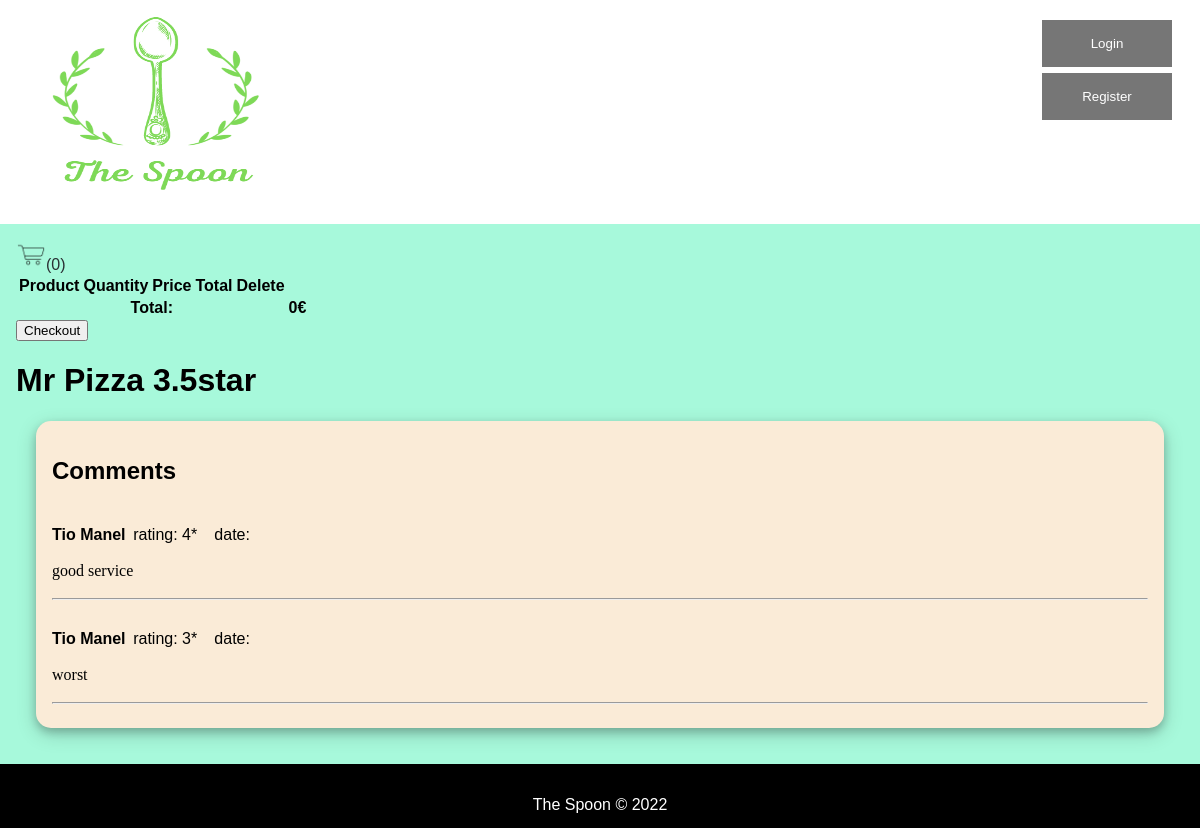
The app's page /pages/restaurant.php?id=21, older data.
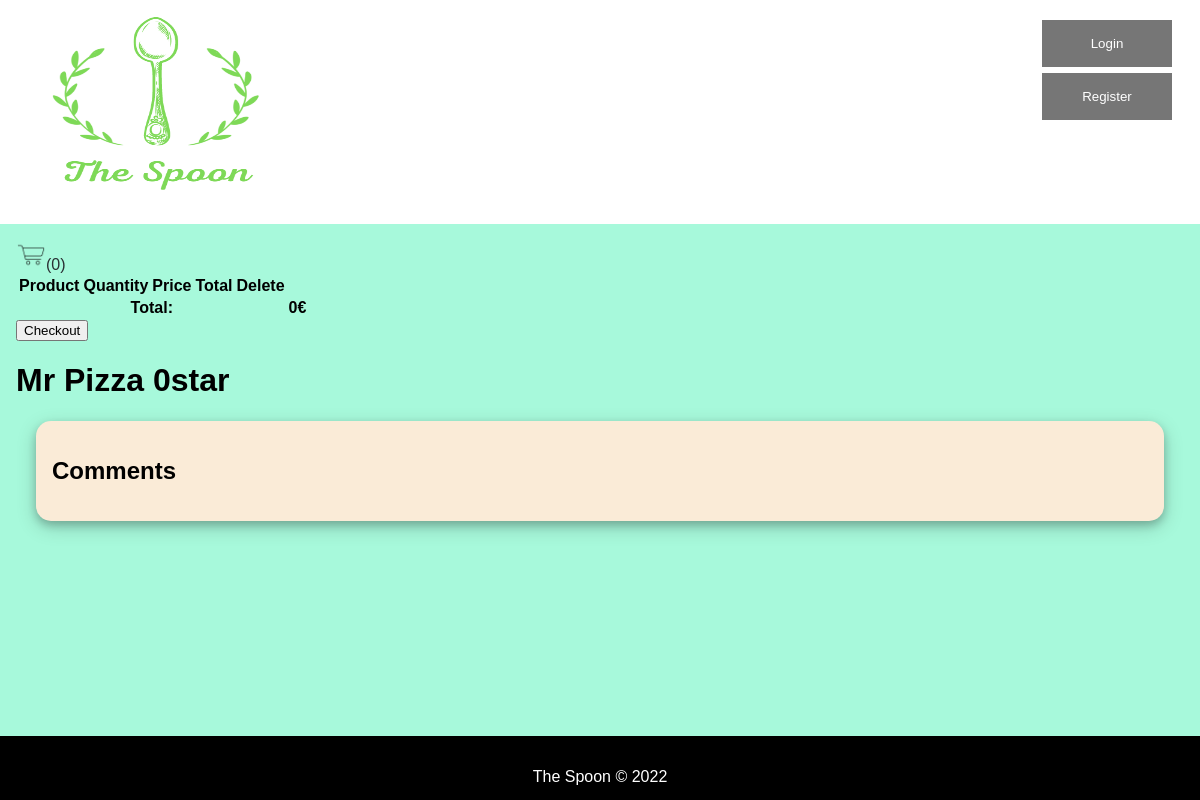
The same page, newer data.
### tables this page shows
CREATE TABLE Restaurant (
	idRestaurant 		INTEGER PRIMARY KEY,
	Name 			VARCHAR NOT NULL,
	idUser		INTEGER NOT NULL 	CONSTRAINT fk_restaurant_iduser REFERENCES User (idUser)
												ON DELETE CASCADE ON UPDATE CASCADE,
	idRestCategory		INTEGER NOT NULL 	CONSTRAINT fk_restaurant_idrestcategory REFERENCES RestCategory (idRestCategory)
												ON DELETE CASCADE ON UPDATE CASCADE,
	Photo			VARCHAR	DEFAULT '',
	Description		VARCHAR DEFAULT '',
	Rating 		REAL NOT NULL,
	idAddress		INTEGER NOT NULL 	CONSTRAINT fk_restaurant_idaddress REFERENCES Address (idAddress)
												ON DELETE CASCADE ON UPDATE CASCADE,
	CONSTRAINT evaluation_rating CHECK ((Rating >= 0) and (Rating <= 5))
);

CREATE TABLE Evaluation (
	idEvaluation		INTEGER PRIMARY KEY,
	idUser 		VARCHAR NOT NULL 	CONSTRAINT fk_evaluation_idUser REFERENCES User (idUser) 
												ON DELETE CASCADE ON UPDATE CASCADE,
	idRestaurant	 	INTEGER NOT NULL 	CONSTRAINT fk_evaluation_idrestaurant REFERENCES Restaurant (idRestaurant) 
												ON DELETE CASCADE ON UPDATE CASCADE,
	Rating 		INTEGER NOT NULL,
	Message		VARCHAR DEFAULT '',
	Comments		VARCHAR DEFAULT '',
	CONSTRAINT evaluation_rating CHECK ((Rating >= 0) and (Rating <= 5))					
);

CREATE TABLE User (
	idUser			INTEGER PRIMARY KEY,
	Email			VARCHAR NOT NULL UNIQUE,
	Password		VARCHAR NOT NULL,
	Phone 			INTEGER UNIQUE,
	Name 			VARCHAR NOT NULL,
	RestOwner       BOOLEAN DEFAULT FALSE,
	idAddress		INTEGER		CONSTRAINT fk_user_idaddress REFERENCES Address (idAddress)
												ON DELETE SET NULL ON UPDATE CASCADE
);

### pages/restaurant.php (called while the page is built, shortened)
<?php
  require_once('../utils/session.php');
  $session = new Session();
  require_once('../database/connection.php');
  require_once('../database/restaurant.class.php');
  require_once('../database/review.class.php');
  require_once('../templates/common.tpl.php');
  require_once('../templates/restaurant.tpl.php');
  $db = getDatabaseConnection();
  $restaurant = Restaurant::getRestaurant($db, intval($_GET['id']));
  $menu = Menu::getMenu($db, intval($_GET['id']));
  $comments = Review::getReviewsFromRestaurant($db, intval($_GET['id']));
  $user = User::getRestaurantOwner($db, $restaurant->id);
  drawHeader($session);
  drawCart($session, $restaurant->id);
  drawRestaurant($session, $restaurant, $user, $menu, $comments);
  drawFooter();
?>

### utils/session.php (called while the page is built, shortened)
<?php
  class Session {
    public function isLoggedIn() : bool {
      return isset($_SESSION['id']);
    }
  }
?>

### database/restaurant.class.php (called while the page is built, shortened)
<?php
  class Restaurant {
    public function __construct(int $id, string $name, string $description, string $photo, string $street, string $city, string $state, int $postalCode, float $rating) {
      $this->name = $name;
      $this->rating = $rating;
    }
    static function getRestaurant(PDO $db, int $id) : Restaurant {
      $stmt = $db->prepare('
      SELECT idRestaurant, Name, Description, Photo, Street, City, State, PostalCode, Rating
      FROM Restaurant JOIN Address USING (idAddress)
      WHERE idRestaurant = ?
    ');
      $stmt->execute(array($id));
      $restaurant = $stmt->fetch();
      return new Restaurant(
        (int)$restaurant['idRestaurant'],
        $restaurant['Name'],
        $restaurant['Description'],
        $restaurant['Photo'],
        $restaurant['Street'],
        $restaurant['City'],
        $restaurant['State'],
        (int)$restaurant['PostalCode'],
        (float)$restaurant['Rating']
      );
    }
  }
?>

### database/review.class.php (called while the page is built, shortened)
<?php
  require_once('user.class.php');
  class Review {
    public function __construct(int $id, int $rating, string $comment, string $nameUser, string $answer, string $nameOwner) {
      $this->rating = $rating;
      $this->comment = $comment;
      $this->nameUser = $nameUser;
    }
    static function getReviewsFromRestaurant(PDO $db, int $id) : array {
      $stmt = $db->prepare('SELECT idEvaluation, Rating, Message, idUser, Comments, idRestaurant  FROM Evaluation WHERE idRestaurant = ?');
      $stmt->execute(array($id));
      $stmt2 = $db->prepare('SELECT idUser, idRestaurant FROM Restaurant WHERE idRestaurant = ?');
      $stmt2->execute(array($id));
      $restOwner = User::getUser($db, intval($stmt2->fetch()['idUser']));
      $reviews = array();
      while ($review = $stmt->fetch()) {
        $user = User::getUser($db, intval($review['idUser']));
        $reviews[] = new Review(
          (int) $review['idEvaluation'],
          (int) $review['Rating'],
          $review['Message'],
          $user->name,
          $review['Comments'],
          $restOwner->name()
        );
      }
      return $reviews;
    }
  }
?>

### database/user.class.php (called while the page is built, shortened)
<?php
  class User {
    static function getUser(PDO $db, int $id): User {
      $stmt = $db->prepare('
        SELECT idUser, Email, Name, Street, City, State, PostalCode, Phone, RestOwner
        FROM User JOIN Address USING (idAddress)
        WHERE idUser = ?
      ');
      $stmt->execute(array($id));
      $user = $stmt->fetch();
      return new User
     (
        (int)$user['idUser'],
        $user['Email'],
        $user['Name'],
        $user['Street'],
        $user['City'],
        $user['State'],
        (int)$user['PostalCode'],
        (int)$user['Phone'],
        (bool)$user['RestOwner']
      );
    }
  }
?>

### templates/restaurant.tpl.php (the view, shortened to what this page needs)
<?php function drawRestaurant(Session $session, Restaurant $restaurant, User $restOwner, array $menuItems, array $comments) {
  drawName($restaurant);
  drawComments($session, $restaurant, $restOwner, $comments);
} ?>
<?php function drawComments(Session $session, Restaurant $restaurant, User $restOwner, array $comments) { ?>
  <section class="comment-section" id="comments">
    <h2>Comments</h2>
    <?php if(count($comments) != 0 || $session->isLoggedIn()) { ?>
    <?php foreach ($comments as $comment) { ?>
      <?php if($comment->comment != '') { ?>
        <article class="comment">
          <div class ="customer-comment">
            <span class="user"><h4><?=$comment->nameUser?></h4></span>
            <span class="rating">rating: <?=$comment->rating?>*</span>
            <span class="date">date: </span>
            <p><?=$comment->comment?></p>
          </div>
          <hr>
        </article>
    <?php } } } ?>
  </section>
<?php } ?>
<?php function drawName(Restaurant $restaurant) { ?>
  <h1><?=$restaurant->name?> <?=$restaurant->rating?>star</h1>
<?php } ?>

### templates/common.tpl.php (shortened to what this page needs)
<?php
  require_once('../utils/session.php');
?>
<?php function drawHeader(Session $session) { ?>
<!DOCTYPE html>
<html lang="en-US">
  <head>
    <link rel="stylesheet" href="../css/style.css">
    <link rel="stylesheet" href="../css/layout.css">
    <link rel="stylesheet" href="https://cdnjs.cloudflare.com/ajax/libs/font-awesome/4.7.0/css/font-awesome.min.css">
  </head>
  <body>
    <header id="header">
      <a id="logo" href="/"><img src="../images/TheSpoon.png" alt ="theSpoon logo" width="300" height="200"></a>
      <?php
        if ($session->isLoggedIn()) drawLogoutForm($session);
        else drawLogInForm();
      ?>
    </header>
    <main class="content">
<?php } ?>
<?php function drawFooter() { ?>
    </main>
    <footer class="footer">
      The Spoon &copy; 2022
    </footer>
  </body>
</html>
<?php } ?>
<?php function drawLogInForm() { ?>
  <button type="button" class="open-button" id="logInButton" onclick="openLogInForm()">Login</button>
  <?=drawRegisterForm();?>
<?php } ?>
<?php function drawRegisterForm() { ?>
  <button type="button" class="open-button" id="registerButton" onclick="openRegisterForm()">Register</button>
<?php } ?>
<?php function drawCart(Session $session, int $idRestaurant) { ?>
  <section id="cart">
    <div>
      <a id="cart" href=""><img src="../images/cart.png" alt ="cart icon" width="30" height="30">(0<?php ?>)</a>
    </div>
    <table>
      <thead>
        <tr>
          <th>Product</th>
          <th>Quantity</th>
          <th>Price</th>
          <th>Total</th>
          <th>Delete</th>
        </tr>
      </thead>
      <tfoot>
        <tr>
          <form method="post" action=""><th colspan="5">Total:</th></form>
          <th>0€</th>
        </tr>
      </tfoot>
    </table>
    <?php
        if ($session->isLoggedIn()) goToCheckout();
        else openRegForm();
      ?>
  </section>
<?php } ?>
<?php function openRegForm() { ?>
  <button onclick="openRegisterForm()">Checkout</button>
<?php } ?>

### css/style.css (style rules this page uses)
a:not(.loginLink), a:not(.registerLink) { text-decoration: none; color: #2a2f33; }
body>header { color: #000; background-color: #fff; }
body>footer { background-color: #2a2f33; color: white; padding: 2em; height: 2.5em; }
body { font-family: "Poppins", sans-serif; }
#logInButton { background-color: #555; color: white; padding: 16px 20px; opacity: 0.8; width: 10%; min-width: 130px; }
#registerButton { background-color: #555; color: white; padding: 16px 20px; opacity: 0.8; width: 10%; min-width: 130px; }
.comment-section { background-color: antiquewhite; box-shadow: 0 4px 8px 0 rgba(0, 0, 0, 0.2), 0 6px 20px 0 rgba(0, 0, 0, 0.19); }
p { font-family: "Lora", serif; line-height: 1.4em; }

### css/layout.css (style rules this page uses)
* { -webkit-box-sizing: border-box; -moz-box-sizing: border-box; box-sizing: border-box; }
body { background-color: #a7f9db; margin: 0 auto; display: flex; min-height: 100vh; flex-direction: column; }
body>header { padding: 10px 16px; position: relative; top: 0; width: 100%; padding-left: 0%; padding-right: 0%; }
.content { padding: 16px; }
body>header { display: grid; grid-template-columns: auto 0fr 0fr 0fr; grid-template-rows: auto auto; }
body footer { margin-top: auto; text-align: center; }
.footer { position: relative; left: 0; bottom: 0; width: 100%; padding-right: 0%; padding-left: 0%; background-color: black; color: white; text-align: center; }
#logInButton { margin-top: 1.5em; position: absolute; top: 0; right: 28px; border: none; cursor: pointer; }
#registerButton { margin-top: 5.5em; top: 0; right: 28px; position: absolute; border: none; cursor: pointer; }
.comment-section { display: flex; flex-direction: column; margin: 20px; border-radius: 15px; padding: 16px; }
.customer-comment span, .owner-answer span { width: 7%; height: 10px; display: inline-block; }

Row changes from the older to the newer data that the page shows:
removed evaluation: idUser.Name "Tio Manel", Rating "4", Message "good service"
removed evaluation: idUser.Name "Tio Manel", Rating "3", Message "worst"
changed restaurant "Mr Pizza": Rating "3.5" → "0"
